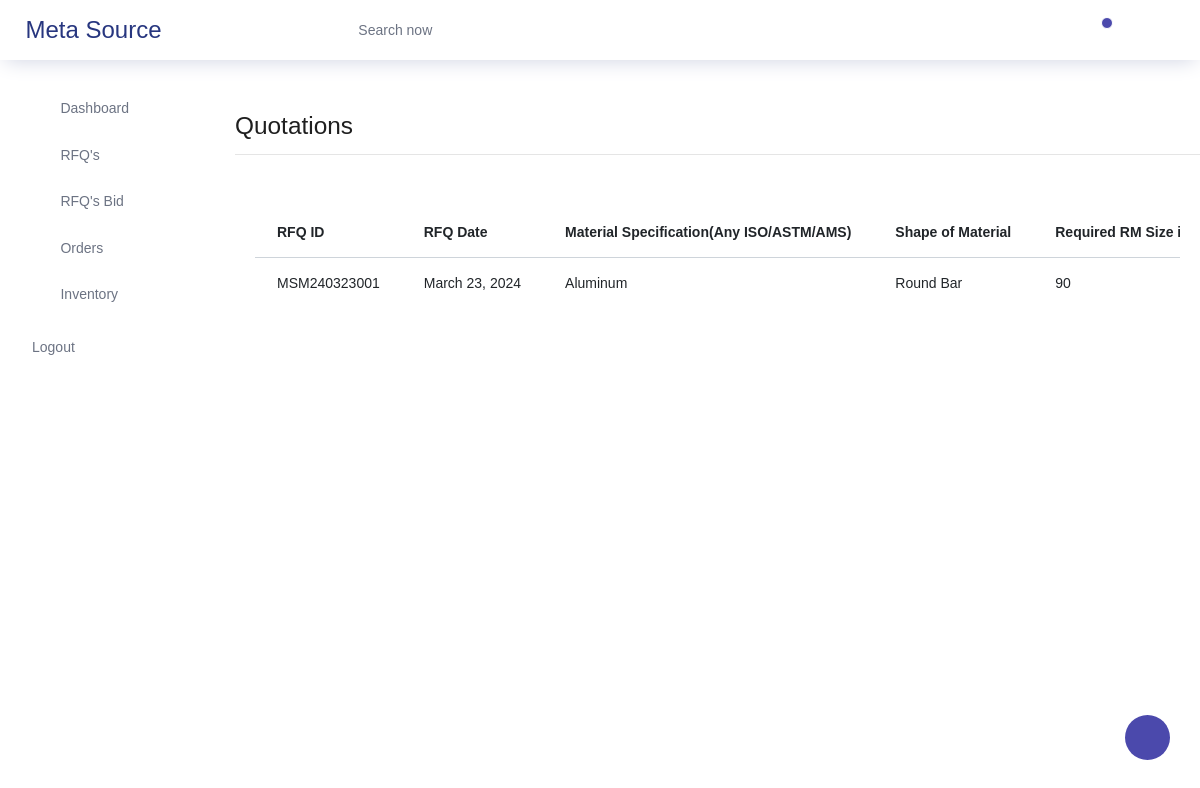
The page /vendor-quotations/ on the database as committed earlier.
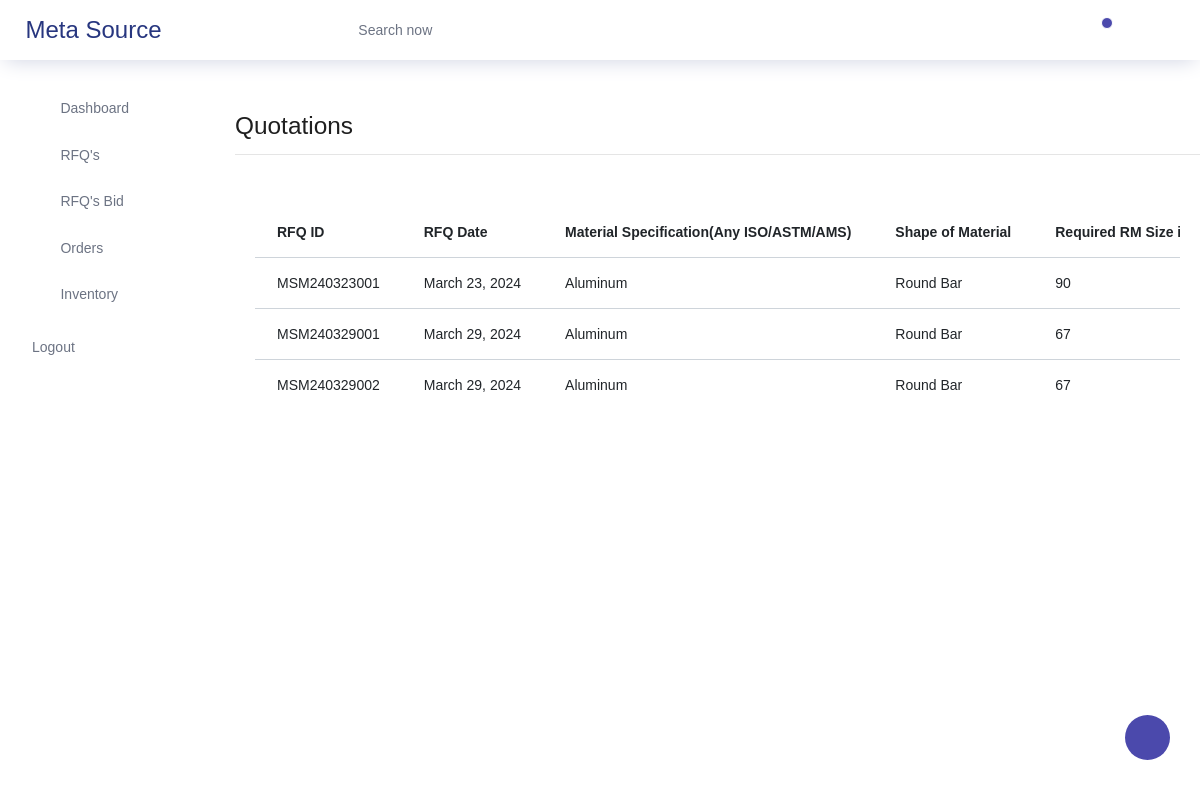
The same page on the database as committed later.
### customer_dashboard/models.py (models this page shows, shortened)
class Material(models.Model):
    material_id = models.CharField(max_length=12, unique=True)
    customer = models.ForeignKey(Customer, on_delete=models.CASCADE)
    firm_budgetary = models.CharField(max_length=20)
    material = models.CharField(max_length=100)
    shape = models.CharField(max_length=100)
    size_in_mm = models.CharField(max_length=100)
    quantity = models.CharField(max_length=100)
    material_need_date = models.DateField()
    remarks = models.TextField()
    material_created_date = models.DateField(auto_now_add=True)

### vendor_dashboard/views.py (the view)
# urls.py: path('vendor-quotations/', QuotationsView.as_view(), name='quotations'),
class QuotationsView(View):
    def get(self, request):
        basic_list = Customer.objects.all()
        materials = Material.objects.all()
        vendor_id = request.session.get('vendor_id')
        return render(request, 'vendor/vendor_rfq.html', {"vendor_id": vendor_id, "materials": materials, "basic_list": basic_list})

### assets/templates/vendor/vendor_rfq.html (shortened to what this page needs)
{% extends 'vendor_base.html' %}
{% load static %}
{% block content %}
    <div class="main-panel">
        <br>
        <br>
        <br>
          <h3>Quotations<hr></h3>
          <div class="row justify-content-center">
              <div class="col-lg-12 grid-margin stretch-card">
                  <div class="card">
                  <div class="card-body">
                      <div class="table-responsive">
                      <table class="table">
                          <thead>
                          <tr>
                            <th>RFQ ID</th>
                            <th>RFQ Date</th>
                            <th>Material Specification(Any ISO/ASTM/AMS)</th>
                            <th>Shape of Material</th>
                            <th>Required RM Size in Millimeter </th>
                          </tr>
                          </thead>
                            <tbody>
                              <tr>
                                {% for data in materials %}
                                <td>{{data.material_id}}</td>
                                <td>{{data.material_created_date}}
                                <td>{{ data.material }}</td>
                                <td>{{ data.shape }}</td>
                                <td>{{ data.size_in_mm }}</td>
                              </tr>
                              {% endfor %}
                           </tbody>
                      </table>
                      </div>
                  </div>
                  </div>
              </div>
          </div>
{% endblock %}

### assets/templates/vendor_base.html (shortened to what this page needs)
{% load static %}
<!DOCTYPE html>
<html lang="en">
<head>
  <link rel="stylesheet" href="{% static 'vendor/vendor_dashboard/vendors/feather/feather.css' %}">
  <link rel="stylesheet" href="{% static 'vendor/vendor_dashboard/vendors/ti-icons/css/themify-icons.css' %}">
  <link rel="stylesheet" href="{% static 'vendor/vendor_dashboard/vendors/css/vendor.bundle.base.css' %}">
  <link rel="stylesheet" href="{% static 'vendor/vendor_dashboard/vendors/datatables.net-bs4/dataTables.bootstrap4.css' %}">
  <link rel="stylesheet" href="{% static 'vendor/vendor_dashboard/vendors/ti-icons/css/themify-icons.css' %}">
  <link rel="stylesheet" type="text/css" href="{% static 'vendor/vendor_dashboard/js/select.dataTables.min.css' %}">
  <link rel="stylesheet" href="{% static 'vendor/vendor_dashboard/css/vertical-layout-light/style.css' %}">
</head>
<body>
  <div class="container-scroller">
    <nav class="navbar col-lg-12 col-12 p-0 fixed-top d-flex flex-row">
        <div class="text-center navbar-brand-wrapper d-flex align-items-center justify-content-center">
          <a class="navbar-brand brand-logo mr-5" href="{% url 'dashboard' %}">Meta Source</a>
        </div>
        <div class="navbar-menu-wrapper d-flex align-items-center justify-content-end">
          <button class="navbar-toggler navbar-toggler align-self-center" type="button" data-toggle="minimize">
            <span class="icon-menu"></span>
          </button>
          <ul class="navbar-nav mr-lg-2">
            <li class="nav-item nav-search d-none d-lg-block">
              <div class="input-group">
                <div class="input-group-prepend hover-cursor" id="navbar-search-icon">
                  <span class="input-group-text" id="search">
                    <i class="icon-search"></i>
                  </span>
                </div>
                <input type="text" class="form-control" id="navbar-search-input" placeholder="Search now" aria-label="search" aria-describedby="search">
              </div>
            </li>
          </ul>
          <ul class="navbar-nav navbar-nav-right">
            <li class="nav-item dropdown">
              <a class="nav-link count-indicator dropdown-toggle" id="notificationDropdown" href="#" data-toggle="dropdown">
                <i class="icon-bell mx-0"></i>
                <span class="count"></span>
              </a>
            </li>
            <li class="nav-item nav-settings d-none d-lg-flex">
              <a class="nav-link" href="#">
                <i class="icon-ellipsis"></i>
              </a>
            </li>
          </ul>
        </div>
      </nav>
 <div class="container-fluid page-body-wrapper">
  <div class="theme-setting-wrapper">
    <div id="settings-trigger"><i class="ti-settings"></i></div>
  </div>
  <nav class="sidebar sidebar-offcanvas" id="sidebar">
    <ul class="nav">
      <li class="nav-item">
        <a class="nav-link" href="{% url "dashboard" %}">
          <i class="icon-grid menu-icon"></i>
          <span class="menu-title">Dashboard</span>
        </a>
      </li>
      <li class="nav-item">
          <a class="nav-link" href="{% url "quotations" %}">
            <i class="icon-layout menu-icon"></i>
            <span class="menu-title">RFQ's</span>
          </a>
        </li>
        <li class="nav-item">
          <a class="nav-link" href="{% url "rfq_bids" %}">
            <i class="icon-layout menu-icon"></i>
            <span class="menu-title">RFQ's Bid</span>
          </a>
        </li>
        <li class="nav-item">
          <a class="nav-link" href="{% url "orders" %}">
            <i class="icon-layout menu-icon"></i>
            <span class="menu-title">Orders</span>
          </a>
        </li>
        <li class="nav-item">
          <a class="nav-link" href="{% url "inventory" %}">
            <i class="icon-layout menu-icon"></i>
            <span class="menu-title">Inventory</span>
          </a>
        </li>
      <li class="nav-item">
        <li class="nav-item"> <a class="nav-link" href="">Logout</a></li>
      </li>
    </ul>
  </nav>
    {% block content %}
    {% endblock %}
      </div>
    </div>
  </div>
</body>
</html>

Rows that differ between the two databases and show on the page:
added Material: material_id "MSM240329001", material_created_date "March 29, 2024", material "Aluminum", shape "Round Bar", size_in_mm "67"
added Material: material_id "MSM240329002", material_created_date "March 29, 2024", material "Aluminum", shape "Round Bar", size_in_mm "67"
